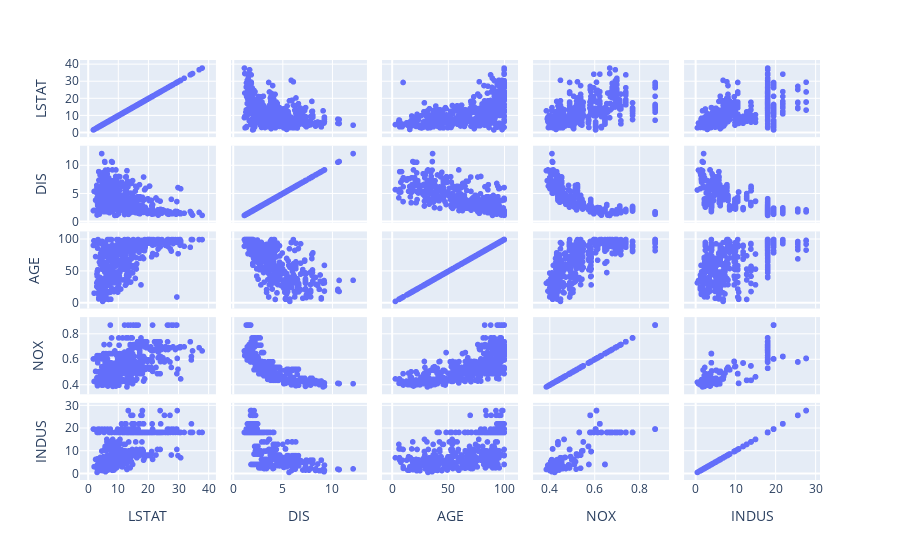

Notebook source saved alongside this figure:
### Code cell
px.scatter_matrix(bos[['LSTAT', 'DIS', 'AGE', 'NOX', "INDUS"]])
fig = px.scatter_matrix(bos[['LSTAT', 'DIS', 'AGE', 'NOX', "INDUS"]])
fig.show()

### Figure 1 — Plotly figure (JSON) as saved in the notebook; plotly's stock layout.template omitted (floating-point values rounded to 4 significant figures; data arrays with more than 128 entries replaced by an {"elided": "..."} marker saying what was removed)
{"data": [{"dimensions": [{"axis": {"matches": true}, "label": "LSTAT", "values": {"elided": "506 float values"}}, {"axis": {"matches": true}, "label": "DIS", "values": {"elided": "506 float values"}}, {"axis": {"matches": true}, "label": "AGE", "values": {"elided": "506 float values"}}, {"axis": {"matches": true}, "label": "NOX", "values": {"elided": "506 float values"}}, {"axis": {"matches": true}, "label": "INDUS", "values": {"elided": "506 float values"}}], "hoverlabel": {"namelength": 0}, "hovertemplate": "%{xaxis.title.text}=%{x}<br>%{yaxis.title.text}=%{y}", "legendgroup": "", "marker": {"color": "#636efa", "symbol": "circle"}, "name": "", "showlegend": false, "type": "splom"}], "layout": {"dragmode": "select", "legend": {"tracegroupgap": 0}, "margin": {"t": 60}}}
